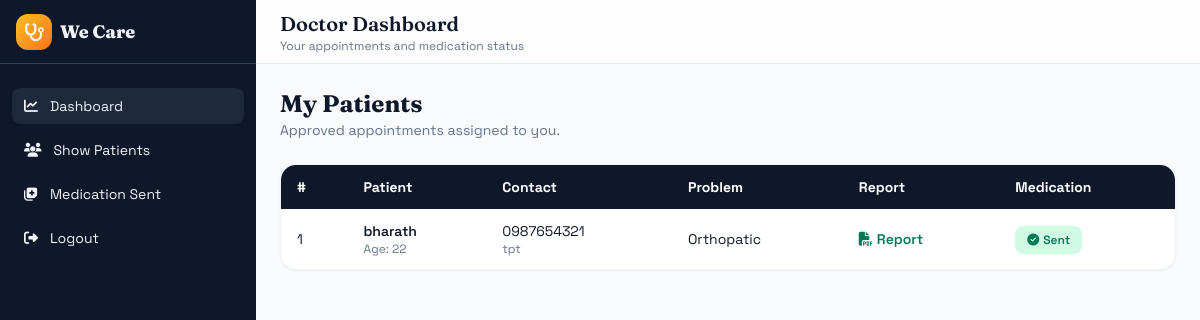
The page /doctor/Show_Patients/ (signed in) on the database its author committed.
### Patient/models.py (models this page shows, shortened)
class Book_Appointment(models.Model):
    name = models.CharField(max_length=100)
    phone = models.CharField(max_length=10)
    age = models.IntegerField()
    address = models.CharField(max_length=100)
    doctor_name  = models.CharField(max_length=100)
    problem = models.CharField(max_length=100)
    upload_report = models.FileField(upload_to='reports/', validators=[FileExtensionValidator(allowed_extensions=['pdf'])])
    medication = models.CharField(max_length=100)
    status = models.CharField(max_length=100)

### Doctor/views.py (the view)
# urls.py: path('Show_Patients/',views.Show_Patients , name="Show_Patients"),
def Show_Patients(request):
    doctor = AddDoctor.objects.get(name=request.session['doctor_name'])
    Patient_data = Book_Appointment.objects.filter(doctor_name=str(doctor), status='Approved')
    return render(request, 'Doctor/Show_Patients.html', {'Patient_data': Patient_data})

### Doctor/models.py (called while the page is built)
    def __str__(self):
        return f'{self.name} ({self.specialization})'

### Template/Doctor/Show_Patients.html (shortened to what this page needs)
{% extends 'Doctor/Doctor_Home.html'%}
{% block contents %}
<div class="space-y-6">
    <div class="flex items-center justify-between">
        <div>
            <h2 class="text-2xl font-bold display">My Patients</h2>
            <p class="text-sm text-slate-500">Approved appointments assigned to you.</p>
        </div>
    </div>
    <div class="bg-white rounded-2xl shadow-sm border border-slate-100 overflow-hidden">
        <table class="w-full text-sm">
            <thead class="bg-slate-900 text-white">
                <tr>
                    <th class="text-left px-4 py-3">#</th>
                    <th class="text-left px-4 py-3">Patient</th>
                    <th class="text-left px-4 py-3">Contact</th>
                    <th class="text-left px-4 py-3">Problem</th>
                    <th class="text-left px-4 py-3">Report</th>
                    <th class="text-left px-4 py-3">Medication</th>
                </tr>
            </thead>
            <tbody class="divide-y divide-slate-100">
                {% for patientdata in Patient_data %}
                <tr class="hover:bg-slate-50">
                    <td class="px-4 py-3">{{ forloop.counter }}</td>
                    <td class="px-4 py-3">
                        <div class="font-semibold">{{ patientdata.name }}</div>
                        <div class="text-xs text-slate-500">Age: {{ patientdata.age }}</div>
                    </td>
                    <td class="px-4 py-3">
                        <div>{{ patientdata.phone }}</div>
                        <div class="text-xs text-slate-500">{{ patientdata.address }}</div>
                    </td>
                    <td class="px-4 py-3">{{ patientdata.problem }}</td>
                    <td class="px-4 py-3">
                        <a href="{{ patientdata.upload_report.url }}" target="_blank" class="text-emerald-700 font-semibold">
                            <i class="fas fa-file-pdf mr-1"></i>Report
                        </a>
                    </td>
                    <td class="px-4 py-3">
                        {% if patientdata.medication == 'Sended' %}
                            <span class="px-3 py-1.5 rounded-lg bg-emerald-100 text-emerald-700 text-xs font-semibold">
                                <i class="fas fa-check-circle mr-1"></i>Sent
                            </span>
                        {% else %}
                            <a href="{% url 'Medication' patientdata.id %}" class="px-3 py-1.5 rounded-lg bg-amber-100 text-amber-700 text-xs font-semibold">
                                Add Medication
                            </a>
                        {% endif %}
                    </td>
                </tr>
                {% empty %}
                <tr>
                    <td colspan="6" class="px-4 py-8 text-center text-slate-500">No approved patients yet.</td>
                </tr>
                {% endfor %}
            </tbody>
        </table>
    </div>
</div>
{% endblock %}

### Template/Doctor/Doctor_Home.html (style rules this page uses)
body { font-family: 'Space Grotesk', sans-serif; }
.display { font-family: 'Fraunces', serif; }

### rows shown on the page
Book_Appointment: name "bharath", age "22", phone "0987654321", address "tpt", problem "Orthopatic", medication "Sended" (drawn)
